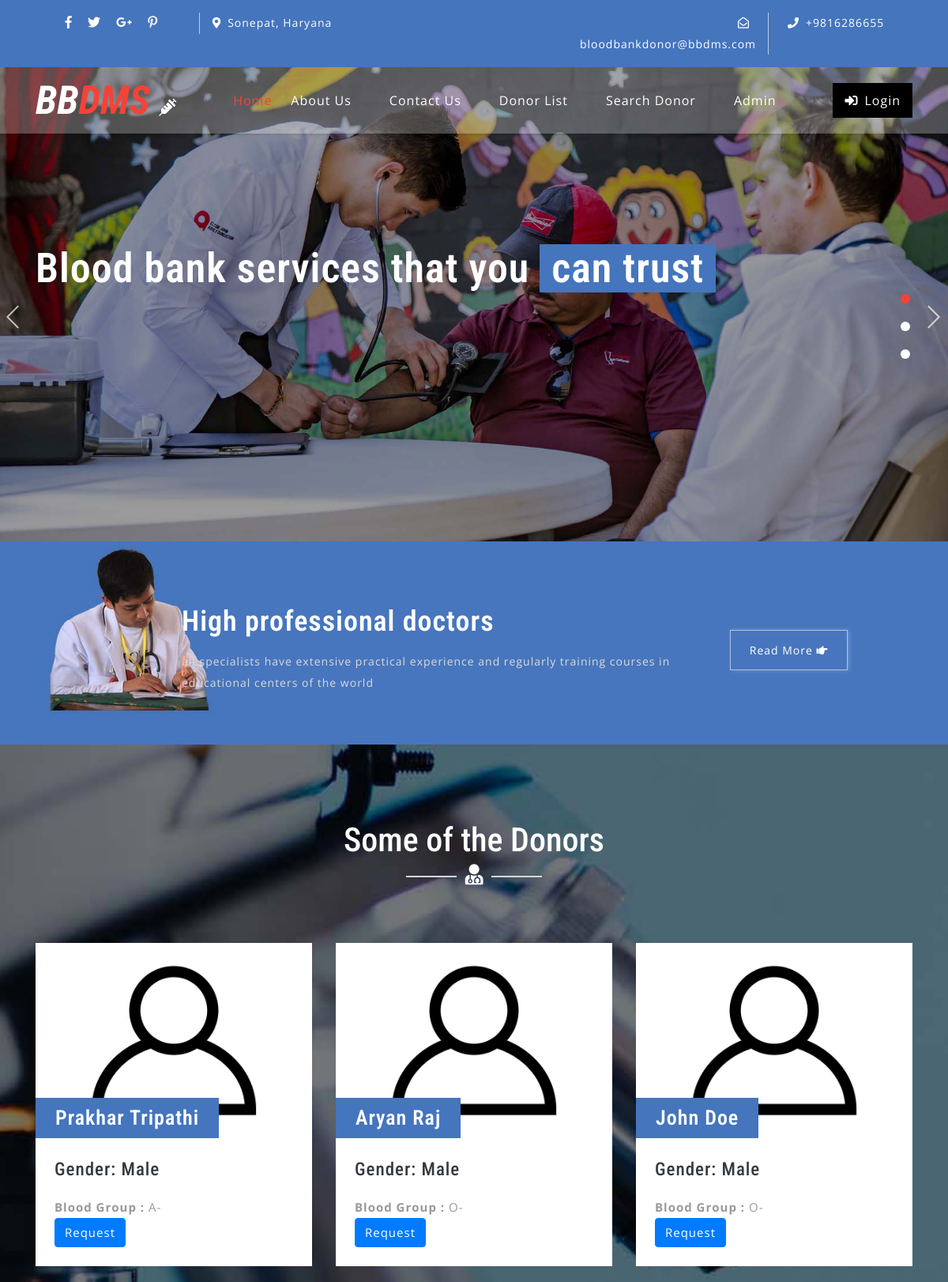
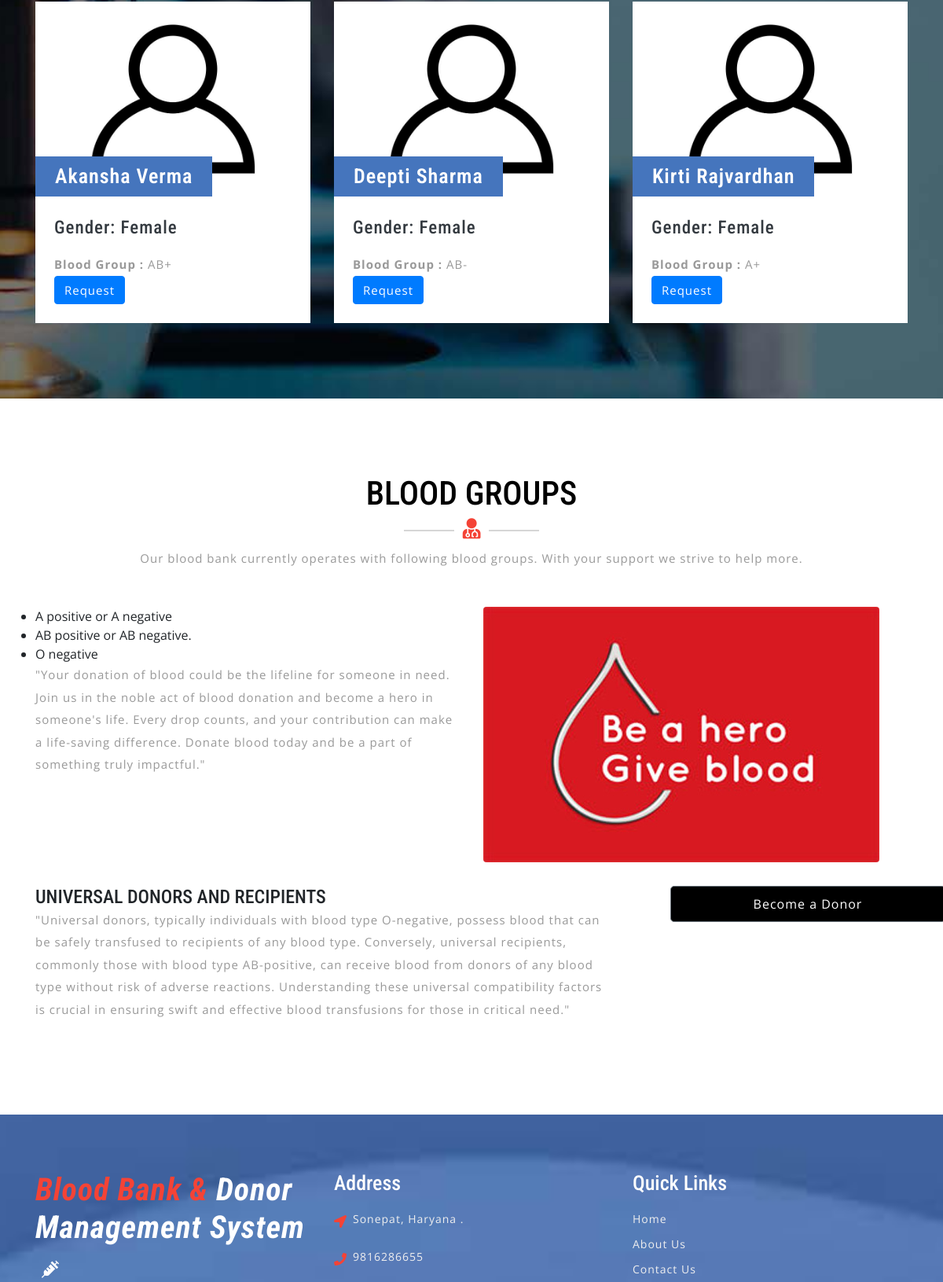
The page / (upper part) on the database its author committed (2 pictures, top to bottom).
### tables this page shows
CREATE TABLE `tblcontactusinfo` (
  `id` int(11) NOT NULL,
  `Address` tinytext DEFAULT NULL,
  `EmailId` varchar(255) DEFAULT NULL,
  `ContactNo` char(11) DEFAULT NULL
);

CREATE TABLE `tblblooddonars` (
  `id` int(11) NOT NULL,
  `FullName` varchar(100) DEFAULT NULL,
  `MobileNumber` char(11) DEFAULT NULL,
  `EmailId` varchar(100) DEFAULT NULL,
  `Gender` varchar(20) DEFAULT NULL,
  `Age` int(11) DEFAULT NULL,
  `BloodGroup` varchar(20) DEFAULT NULL,
  `Address` varchar(255) DEFAULT NULL,
  `Message` mediumtext DEFAULT NULL,
  `PostingDate` timestamp NOT NULL DEFAULT current_timestamp(),
  `status` int(1) DEFAULT NULL,
  `Password` varchar(250) DEFAULT NULL
);

### index.php (the view, shortened to what this page needs)
<?php
include('includes/config.php');
?>
<!DOCTYPE html>
<html lang="zxx">
<head>
	<link rel="stylesheet" href="css/bootstrap.css">
	<link rel="stylesheet" href="css/style.css" type="text/css" media="all" />
	<link rel="stylesheet" href="css/fontawesome-all.css">
</head>
<body>
	<?php include('includes/header.php');?>
	<div class="slider">
		<div class="callbacks_container">
			<ul class="rslides callbacks callbacks1" id="slider4">
				<li>
					<div class="banner-top1">
						<div class="banner-info_agile_w3ls">
							<div class="container">
								<h3>Blood bank services that you
									<span>can trust</span>
								</h3>
							</div>
						</div>
					</div>
				</li>
			</ul>
		</div>
	</div>
	<div class="banner-bottom py-5">
		<div class="d-flex container py-xl-3 py-lg-3">
			<div class="banner-left-bottom-w3ls offset-lg-2 offset-md-1">
				<h3 class="text-white my-3">High professional doctors</h3>
				<p>all specialists have extensive practical experience and regularly training courses in educational centers of the
					world</p>
			</div>
			<div class="button">
				<a href="about.php" class="w3ls-button-agile">Read More
					<i class="fas fa-hand-point-right"></i>
				</a>
			</div>
		</div>
	</div>
	<div class="blog-w3ls py-5" id="blog">
		<div class="container py-xl-5 py-lg-3">
			<div class="w3ls-titles text-center mb-5">
				<h3 class="title text-white">Some of the Donors</h3>
				<span>
					<i class="fas fa-user-md text-white"></i>
				</span>
			</div>
			<div class="row package-grids mt-5">
				<?php
$status=1;
$sql = "SELECT * from tblblooddonars where status=:status order by rand() limit 6";
$query = $dbh -> prepare($sql);
$query->bindParam(':status',$status,PDO::PARAM_STR);
$query->execute();
$results=$query->fetchAll(PDO::FETCH_OBJ);
if($query->rowCount() > 0)
{
foreach($results as $result)
{ ?>
				<div class="col-md-4 pricing" style="margin-top:2%;">
					<div class="price-top">
							<img src="images/blood-donor.jpg" alt="" class="img-fluid" />
						<h3><?php echo htmlentities($result->FullName);?>
						</h3>
					</div>
					<div class="price-bottom p-4">
						<h4 class="text-dark mb-3">Gender: <?php echo htmlentities($result->Gender);?></h4>
						<p class="card-text"><b>Blood Group :</b> <?php echo htmlentities($result->BloodGroup);?></p>
						<a class="btn btn-primary" style="color:#fff" href="contact-blood.php?cid=<?php echo $result->id;?>">Request</a>
					</div>
				</div><?php }} ?>
			</div>
		</div>
	</div>
	<div class="screen-w3ls py-5">
		<div class="container py-xl-5 py-lg-3">
			<div class="w3ls-titles text-center mb-5">
				<h3 class="title">BLOOD GROUPS</h3>
				<span>
					<i class="fas fa-user-md"></i>
				</span>
				<p class="mt-2">Our blood bank currently operates with following blood groups. With your support we strive to help more.</p>
			</div>
			<div class="row">
            <div class="col-lg-6">
                <ul>
<li>A positive or A negative</li>
<li>AB positive or AB negative.</li>
<li>O negative</li>
                </ul>
                <p>"Your donation of blood could be the lifeline for someone in need. Join us in the noble act of blood donation and become a hero in someone's life. Every drop counts, and your contribution can make a life-saving difference. Donate blood today and be a part of something truly impactful."</p>
            </div>
            <div class="col-lg-6">
                <img class="img-fluid rounded" src="images/blood-donor (1).jpg" alt="">
            </div>
        </div>
        <div class="row mb-4">
            <div class="col-md-8">
            <h4 style="padding-top: 30px;">UNIVERSAL DONORS AND RECIPIENTS</h4>
                <p>
"Universal donors, typically individuals with blood type O-negative, possess blood that can be safely transfused to recipients of any blood type. Conversely, universal recipients, commonly those with blood type AB-positive, can receive blood from donors of any blood type without risk of adverse reactions. Understanding these universal compatibility factors is crucial in ensuring swift and effective blood transfusions for those in critical need."</p>
            </div>
            <div class="col-md-4" style="padding-top: 30px;">
                <a href="login.php" class="btn btn-lg btn-secondary btn-block login-button ml-lg-5 mt-lg-0 mt-4 mb-lg-0 mb-3" > Become a Donor</a>
            </div>
        </div>
		</div>
	</div>
	<?php include('includes/footer.php');?>
</body>
</html>

### includes/header.php (shortened to what this page needs)
    <header>
        <div class="top-bar py-3">
            <div class="container">
                <div class="row">
                    <div class="col-lg-7 top-social-agile">
                        <div class="row">
                            <ul class="col-lg-4 col-6 top-right-info text-center">
                                <li>
                                    <a href="#">
                                        <i class="fab fa-facebook-f"></i>
                                    </a>
                                </li>
                                <li class="mx-3">
                                    <a href="#">
                                        <i class="fab fa-twitter"></i>
                                    </a>
                                </li>
                                <li>
                                    <a href="#">
                                        <i class="fab fa-google-plus-g"></i>
                                    </a>
                                </li>
                                <li class="ml-3">
                                    <a href="#">
                                        <i class="fab fa-pinterest-p"></i>
                                    </a>
                                </li>
                            </ul><?php
$sql = "SELECT * from tblcontactusinfo";
$query = $dbh -> prepare($sql);
$query->execute();
$results=$query->fetchAll(PDO::FETCH_OBJ);
if($query->rowCount() > 0)
{
foreach($results as $result)
{ ?>
                            <div class="col-6 header-top_w3layouts pl-3 text-lg-left text-center">
                                <p class="text-white">
                                    <i class="fas fa-map-marker-alt mr-2"></i><?php  echo $result->Address; ?></p>
                            </div>
                        </div>
                    </div>
                    <div class="col-lg-5 top-social-agile text-lg-right text-center">
                        <div class="row">
                            <div class="col-lg-7 col-6 top-w3layouts">
                                <p class="text-white">
                                    <i class="far fa-envelope-open mr-2"></i>
                                    <a href="mailto:info@example.com" class="text-white"><?php  echo $result->EmailId; ?></a>
                                </p>
                            </div>
                            <div class="col-lg-5 col-6 header-w3layouts pl-4 text-lg-left">
                                <p class="text-white">
                                    <i class="fas fa-phone mr-2"></i>+<?php  echo $result->ContactNo; ?></p>
                            </div>
                        </div><?php } } ?>
                    </div>
                </div>
            </div>
        </div>
    </header>
    <div id="home">
        <div class="main-top py-1">
            <nav class="navbar navbar-expand-lg navbar-light fixed-navi">
                <div class="container">
                    <h1>
                        <a class="navbar-brand font-weight-bold font-italic" href="index.php">
                            <span>BB</span>DMS
                            <i class="fas fa-syringe"></i>
                        </a>
                    </h1>
                    <div class="collapse navbar-collapse text-center" id="navbarSupportedContent">
                        <ul class="navbar-nav ml-lg-auto">
                            <li class="nav-item active mt-lg-0 mt-3">
                                <a class="nav-link" href="index.php">Home
                                </a>
                            </li>
                            <li class="nav-item mx-lg-4 my-lg-0 my-3">
                                <a class="nav-link" href="about.php">About Us</a>
                            </li>
                            <li class="nav-item mx-lg-4 my-lg-0 my-3">
                                <a class="nav-link" href="contact.php">Contact Us</a>
                            </li>
                            <li class="nav-item mx-lg-4 my-lg-0 my-3">
                                <a class="nav-link" href="donor-list.php">Donor List</a>
                            </li>
                            <li class="nav-item mx-lg-4 my-lg-0 my-3">
                                <a class="nav-link" href="search-donor.php">Search Donor</a>
                            </li>
                            <?php if (strlen($_SESSION['bbdmsdid']==0)) {?>
                            <li class="nav-item mx-lg-4 my-lg-0 my-3">
                                <a class="nav-link" href="admin/index.php">Admin</a>
                            </li>
                        </ul>
                        <a href="login.php" class="login-button ml-lg-5 mt-lg-0 mt-4 mb-lg-0 mb-3" >
                            <i class="fas fa-sign-in-alt mr-2"></i>Login</a><?php } ?>
                    </div>
                </div>
            </nav>
        </div>
    </div>

### includes/footer.php (shortened to what this page needs)
<footer>
    <div class="w3ls-footer-grids pt-sm-4 pt-3">
      <div class="container py-xl-5 py-lg-3">
        <div class="row">
          <div class="col-md-4 w3l-footer">
            <h2 class="mb-sm-3 mb-2">
              <a href="index.php" class="text-white font-italic font-weight-bold">
                <span>Blood Bank & </span>Donor Management System
                <i class="fas fa-syringe ml-2"></i>
              </a>
            </h2>
          </div>
          <div class="col-md-4 w3l-footer my-md-0 my-4">
            <h3 class="mb-sm-3 mb-2 text-white">Address</h3>
            <ul class="list-unstyled">
              <?php
$sql = "SELECT * from tblcontactusinfo";
$query = $dbh -> prepare($sql);
$query->execute();
$results=$query->fetchAll(PDO::FETCH_OBJ);
if($query->rowCount() > 0)
{
foreach($results as $result)
{ ?>
              <li>
                <i class="fas fa-location-arrow float-left"></i>
                <p class="ml-4">
                  <span><?php  echo $result->Address; ?>. </p>
                <div class="clearfix"></div>
              </li>
              <li class="my-3">
                <i class="fas fa-phone float-left"></i>
                <p class="ml-4"><?php  echo $result->ContactNo; ?></p>
                <div class="clearfix"></div>
              </li>
            <?php } } ?></ul>
          </div>
          <div class="col-md-4 w3l-footer">
            <h3 class="mb-sm-3 mb-2 text-white">Quick Links</h3>
            <div class="nav-w3-l">
              <ul class="list-unstyled">
                <li>
                  <a href="index.php">Home</a>
                </li>
                <li class="mt-2">
                  <a href="about.php">About Us</a>
                </li>
                <li class="mt-2">
                  <a href="contact.php">Contact Us</a>
                </li>
              </ul>
            </div>
          </div>
        </div>
      </div>
    </div>
  </footer>

### rows shown on the page
tblcontactusinfo: Address "Sonepat, Haryana", EmailId "bloodbankdonor@bbdms.com", ContactNo "9816286655"
tblblooddonars: FullName "Prakhar Tripathi", Gender "Male", BloodGroup "A-"
tblblooddonars: FullName "Aryan Raj", Gender "Male", BloodGroup "O-"
tblblooddonars: FullName "John Doe", Gender "Male", BloodGroup "O-"
tblblooddonars: FullName "Akansha Verma", Gender "Female", BloodGroup "AB+"
tblblooddonars: FullName "Deepti Sharma", Gender "Female", BloodGroup "AB-"
tblblooddonars: FullName "Kirti Rajvardhan", Gender "Female", BloodGroup "A+"
